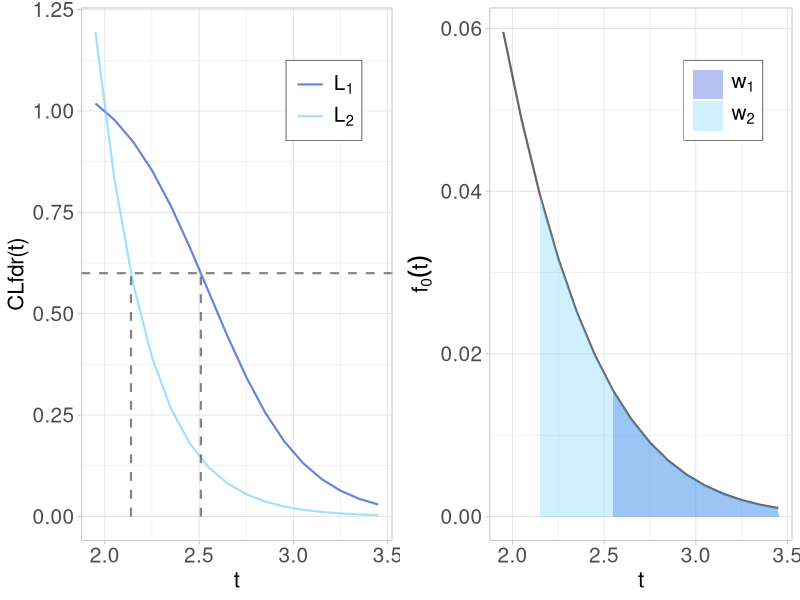
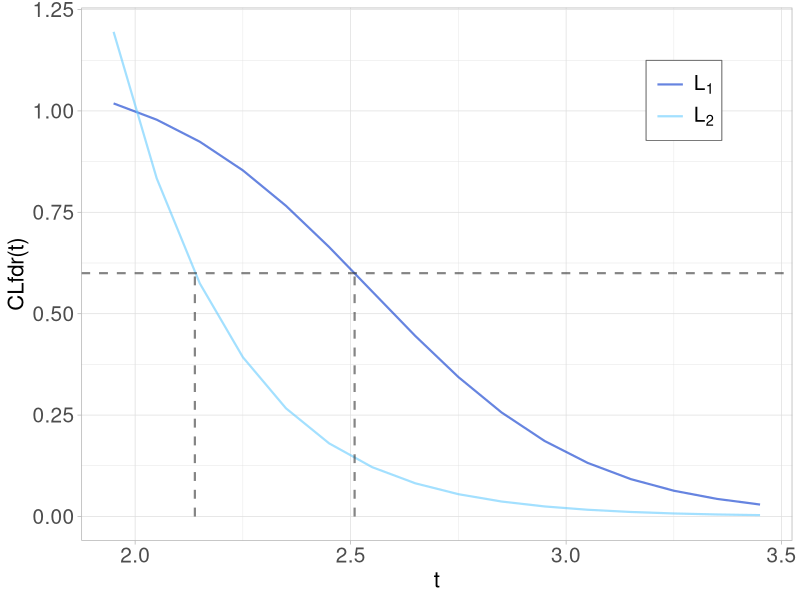
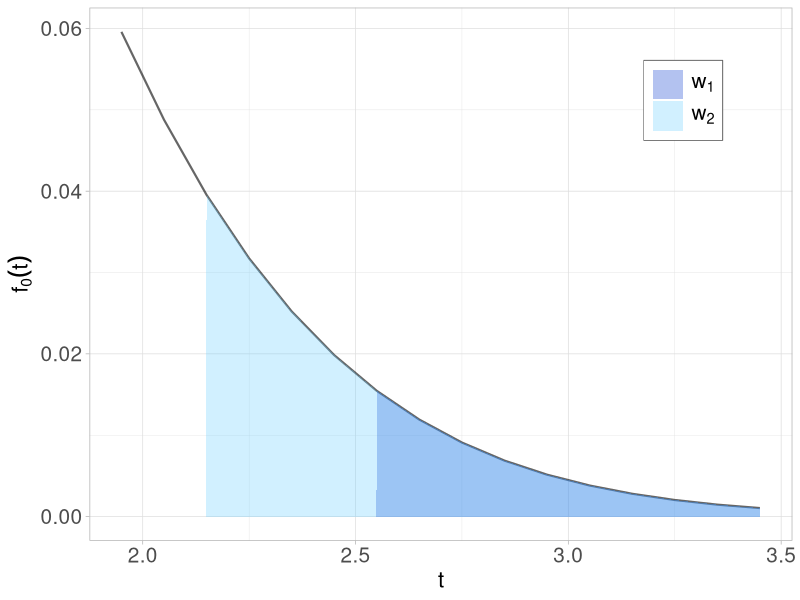

Reproduce these figures in R, in order.
library(ggplot2)
library(gridExtra)
library(grid)
library(tidyverse)




#######################################
#         Plot parameters             #
#######################################
L_thres = 0.6
intv = c(1.95,3.5)
grid_size = 0.1

fill1 <- "#0033CC"
fill2 <- "#66CCFF"
col1 <- "#0033CC"
col2 <- "#66CCFF"
col3 <- "#333333"
border <- "#666666"

line_size = 0.75
line_alpha = 0.6
fill_alpha = 0.3

plot_width = 10
plot_height = 3.5
legend_size = 23
font_size = 16
axis_size = 15

fig.dir = "./pics"

#######################################
#         Plot the CLfdr              #
#######################################
grid = seq(intv[1],intv[2], grid_size)
L1 <- function(x){
  dnorm(x,0,1)/(0.9*dnorm(x,0,1)+0.1*dnorm(x,4,1))
}
L2 <- function(x){
  dnorm(x,0,1)/(0.1*dnorm(x,0,1)+0.9*dnorm(x,4,1))
}
x1 <- uniroot(function(x) L1(x)-L_thres, intv)$root
x2 <- uniroot(function(x) L2(x)-L_thres, intv)$root

L <- data.frame(
  x = grid,
  l1 = L1(grid), 
  l2 = L2(grid)
)

L_plot <- ggplot(L, aes(x = x)) + 
          geom_line(aes(y = l1, color = "l1"), size = line_size, alpha = line_alpha) +
          geom_line(aes(y = l2, color = "l2"), size = line_size, alpha = line_alpha) +
          geom_hline(yintercept=L_thres, linetype="dashed", 
                    color = col3, size=line_size, alpha = line_alpha) +
          annotate('segment', x=x1, y=0, xend=x1, yend=L_thres, linetype="dashed", 
                     color = col3, size=line_size, alpha = line_alpha) +
          annotate('segment',x=x2, y=0, xend=x2, yend=L_thres, linetype="dashed", 
                     color = col3, size=line_size, alpha = line_alpha) +
          scale_color_manual(
                    values = c(col1, col2),
                    labels = c(expression(L[1]), expression(L[2]))
                  ) +
          theme_light()+
          theme(legend.position = c(0.9, 0.9), legend.justification = c(1, 1),
                legend.key.size = unit(legend_size, "pt"),
                legend.title = element_blank(),
                legend.box.background = element_rect(color = border),
                legend.box.margin = margin(0.4,0.4,0.4,0.4,"pt"),
                axis.title = element_text(size = font_size),
                axis.text = element_text(size = axis_size),
                legend.text = element_text(size = axis_size)) +
          labs(x = expression(t), y="CLfdr(t)") 



#######################################
#         Plot the weights            #
#######################################
w_pos <- data.frame(
  x = grid,
  y = dnorm(grid)
)

w_plot <- ggplot(w_pos, aes(x = x, y = y)) + 
          geom_line(size=line_size, alpha = line_alpha) + 
          geom_area(data = subset(w_pos, x >= x1),
                    aes(y=y, fill="x1"),color = NA, alpha = fill_alpha) +
          geom_area(data = subset(w_pos, x >= x2),
                    aes(y=y, fill="x2"),color = NA, alpha = fill_alpha) +
          scale_fill_manual(
                    values = c(fill1,fill2),
                    labels = c(expression(w[1]), expression(w[2]))
                    ) +
          theme_light() +
          theme(legend.position = c(0.9, 0.9), legend.justification = c(1, 1),
                legend.key.size = unit(legend_size, "pt"),
                legend.title = element_blank(),
                legend.box.background = element_rect(color = border),
                legend.box.margin = margin(0.4,0.4,0.4,0.4,"pt"),
                axis.title = element_text(size = font_size),
                axis.text = element_text(size = axis_size),
                legend.text = element_text(size = axis_size)) +
          labs(x = expression(t), y=expression(f[0](t)))



#######################################
#              Save plots             #
#######################################
weight_vis <- arrangeGrob(L_plot, w_plot, nrow=1, ncol = 2)
grid.draw(weight_vis)
ggsave(filename = sprintf("%s/weight_visualization.pdf", fig.dir), plot = weight_vis,
        dpi = 300, device=NULL, width=plot_width, height=plot_height)

